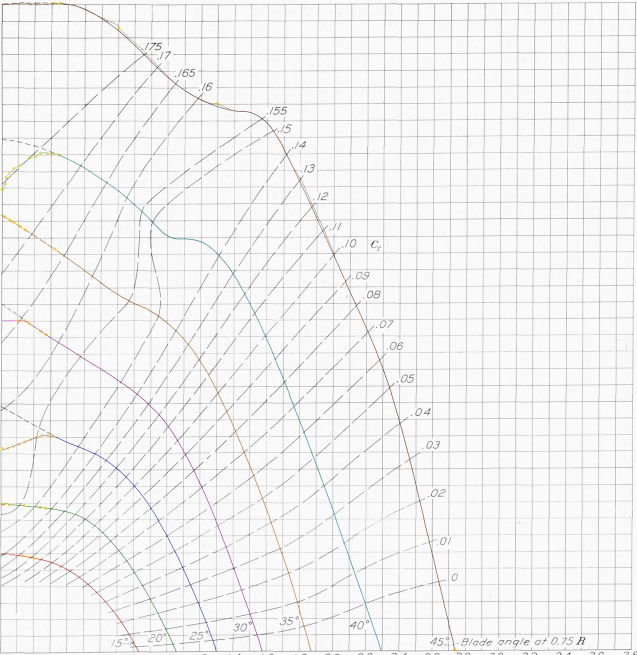
#> input picture validation/cases/naca_r640_5868_9_4blade/extraction/ov_f11_cp_3b.png, 1910 x 1965 px, given in place of pg9-000.png, which was not available (shown at 1/3 size)
$ python run_f8.py
#> lines starting #> are read from the running program, lines starting #| are printed output that depends on the picture; pictures that were not available may be replaced by others from this repository, and a replacement may not be noted
### validation/cases/naca_r640_5868_9_4blade/extraction/digilib.py
"""Small curve-tracing digitiser for scanned NACA charts (raster).

Workflow per figure: (1) find gridline pixel positions (long dark rows/cols),
(2) calibrate pixel->data from labelled gridlines, (3) trace each curve from a
seed point by following the dark ridge (gridlines suppressed), (4) overlay.
"""
import numpy as np
from PIL import Image, ImageDraw
from scipy import ndimage as ndi


def load_gray(path):
#> called with path = '../pg9-000.png'
    return np.array(Image.open(path).convert('L')).astype(float)


# [20 lines left out: function gridlines, not called in this run]


def darkness_map(gray, vlines=(), hlines=(), half=2, blur=1.0, atten=0.35):
    """Darkness 0..1 with gridlines blanked (so the tracker is not pulled along them)."""
    d = np.clip((235.0 - gray) / 170.0, 0, 1)
    d = ndi.gaussian_filter(d, blur)
    for x in vlines:
        xi = int(round(x)); d[:, max(0, xi - half):xi + half + 1] *= atten
    for y in hlines:
        yi = int(round(y)); d[max(0, yi - half):yi + half + 1, :] *= atten
    return d


def _sample(d, xs, ys):
    return ndi.map_coordinates(d, [ys, xs], order=1, mode='constant', cval=0.0)


# [47 lines left out: function trace, not called in this run]


class Axis:
    """Linear pixel->value map from two (pixel, value) pairs, optionally least squares over many."""
    # [5 lines left out: function __init__, not called in this run]

    def __call__(self, px):
        return self.k * np.asarray(px) + self.c

    def inv(self, v):
        return (np.asarray(v) - self.c) / self.k


# [38 lines left out: functions overlay, coord_crop, trace_both, not called in this run]


def line_maps(gray, thr=170, minlen=250):
    """Binary masks of long horizontal / vertical lines (morphological opening)."""
#> called with thr = 200, minlen = 120
    import cv2
    bw = (gray < thr).astype(np.uint8)
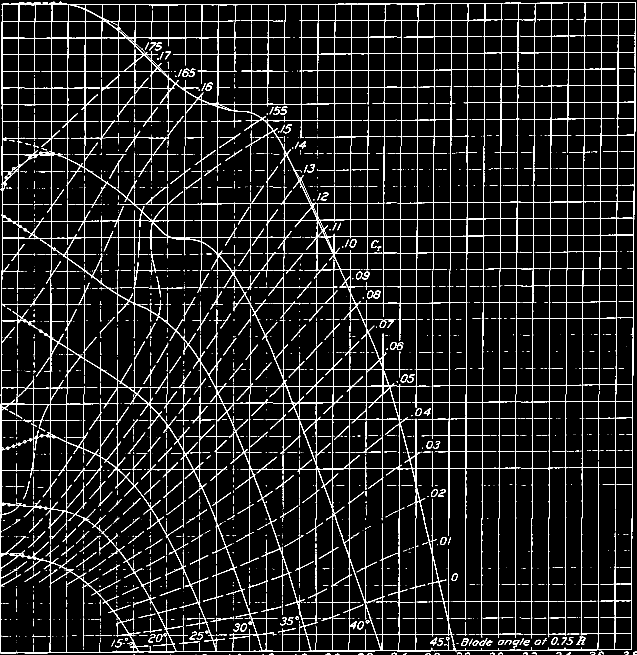
#> bw: shape (1965, 1910) (shown at 1/3 size); values 0 (black) and 1 (white), 6.5% white in thin lines or dots
    hk = cv2.getStructuringElement(cv2.MORPH_RECT, (minlen, 1))
    vk = cv2.getStructuringElement(cv2.MORPH_RECT, (1, minlen))
    return cv2.morphologyEx(bw, cv2.MORPH_OPEN, hk), cv2.morphologyEx(bw, cv2.MORPH_OPEN, vk)


def grid_positions(mask, axis, lo, hi, span_lo, span_hi, minfrac=0.5, merge=4):
    """Centres of long lines: axis 'h' -> rows within [lo,hi] whose mask covers > minfrac of columns span."""
    if axis == 'h':
        prof = mask[lo:hi, span_lo:span_hi].mean(1)
    else:
        prof = mask[span_lo:span_hi, lo:hi].mean(0)
    idx = np.where(prof > minfrac)[0]
    groups = []
    for i in idx:
        if groups and i - groups[-1][-1] <= merge:
            groups[-1].append(i)
        else:
            groups.append([i])
    return [lo + float(np.average(g, weights=prof[g])) for g in groups]


# [15 lines left out: function refine_cross, not called in this run]


class Affine:
    """data = A @ [px, py, 1]; fitted on refined gridline crossings."""
    # [7 lines left out: function __init__, not called in this run]

    def __call__(self, pts):
        pts = np.atleast_2d(pts)
        return np.column_stack([pts, np.ones(len(pts))]) @ self.A

    def inv(self, dat):
        dat = np.atleast_2d(dat)
        return np.column_stack([dat, np.ones(len(dat))]) @ self.Ai


# [34 lines left out: function guided_trace, not called in this run]

### validation/cases/naca_r640_5868_9_4blade/extraction/calib.py
import sys, numpy as np
from digilib import *
# [5 lines left out: function normalise, not called in this run]

def grids(page, box, thr=200, minlen=120, norm=False):
    g = load_gray('../pg%d-000.png' % page)
    gl = normalise(g) if norm else g
    H, V = line_maps(gl, thr=thr, minlen=minlen)
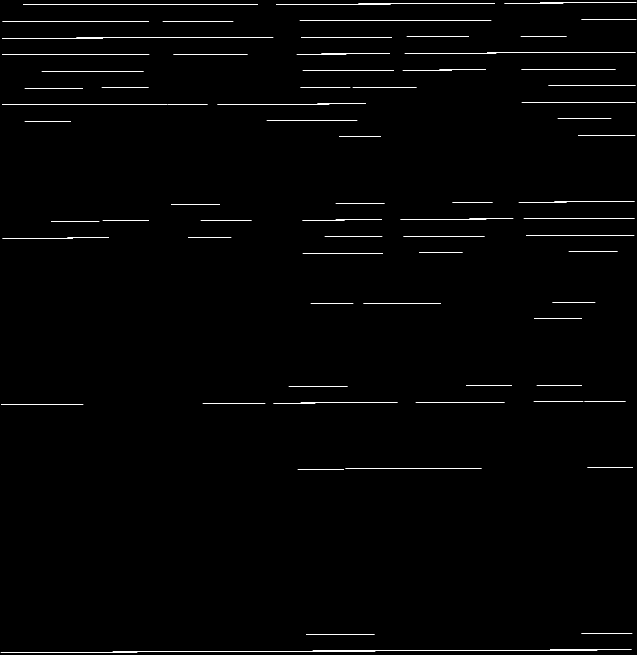
#> H: shape (1965, 1910) (shown at 1/3 size); values 0 (black) and 1 (white), 0.62% white in thin lines or dots
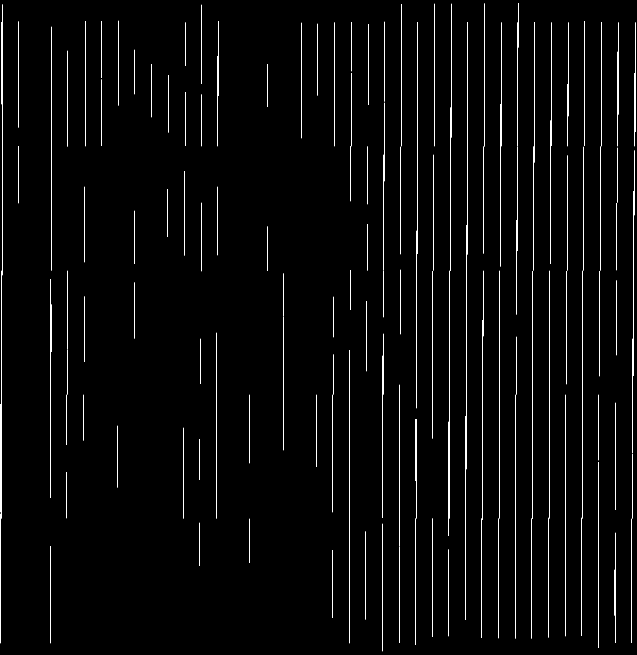
#> V: shape (1965, 1910) (shown at 1/3 size); values 0 (black) and 1 (white), 1.5% white in thin lines or dots
    x0, y0, x1, y1 = box
    vl = grid_positions(V, 'v', x0, x1, y0, y1, minfrac=0.4)
#> in grid_positions, `idx = np.where(prof > minfrac)[0]`: idx = empty array
#> after the loop in grid_positions, `for i in idx:`: groups = []
#> vl = []
    hl = grid_positions(H, 'h', y0, y1, x0, x1, minfrac=0.4)
#> hl = []
    return (gl if norm else g), vl, hl
# [5 lines that do not run on import are left out]


# [40 lines left out: functions lattice, grids2, not called in this run]

### validation/cases/naca_r640_5868_9_4blade/extraction/figdig.py
"""Generic per-figure digitiser for the NACA R-640 performance charts (CT, CP, eta vs V/nD)."""
import json, numpy as np
from digilib import *
from calib import grids, grids2
from scipy import ndimage as ndi

COLS = [(255, 0, 0), (0, 150, 0), (0, 0, 255), (200, 0, 200), (255, 128, 0), (0, 170, 170), (120, 60, 0)]


# [84 lines left out: functions trace_curve, dash_mask, digitize, not called in this run]


def auto_seeds(page, gbox, y, x0, x1, thr=150, vthr=200, axis='h', norm=False):
    """Curve crossings of row y (axis 'h') or column (axis 'v', y = column x, x0..x1 = rows)."""
    g, vl, hl = grids(page, gbox, thr=vthr, norm=norm)
#> vl = []; hl = []
    d = darkness_map(g, vl, hl, atten=0.0)
#> in darkness_map, `d = np.clip((235.0 - gray) / 170.0, 0, 1)`:
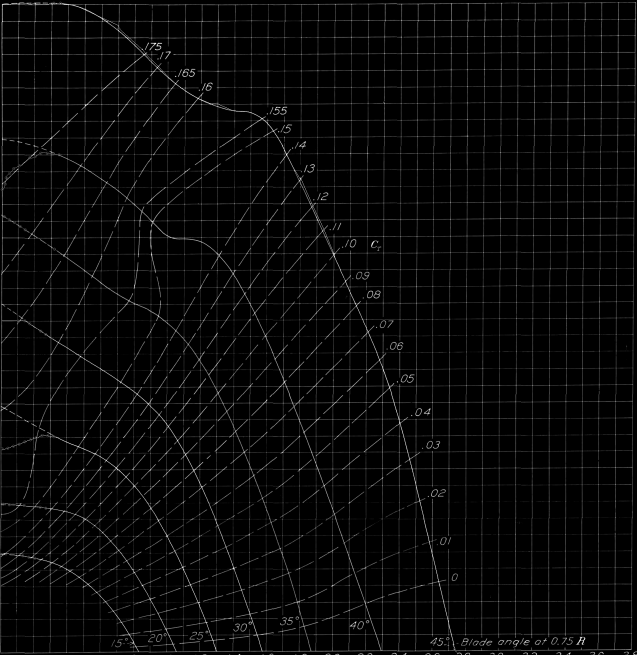
#> d: shape (1965, 1910) float64 (shown at 1/3 size); min 0, max 1, mean 0.0317
    if axis == 'h':
        prof = d[int(y) - 1:int(y) + 2, x0:x1].mean(0)
    else:
        prof = d[x0:x1, int(y) - 1:int(y) + 2].mean(1)
    on = prof > 0.3
    runs, i = [], 0
    while i < len(on):
        if on[i]:
            j = i
            while j < len(on) and on[j]: j += 1
            runs.append((x0 + (i + j - 1) / 2.0, j - i)); i = j
        else:
            i += 1
#> after the loop, i = 1650; runs = []
    return runs


# [26 lines left out: functions row_peaks, probe, extend_left, not called in this run]

### validation/cases/naca_r640_5868_9_4blade/extraction/run_f8.py
from figdig import *
B = (246, 1995, 2170, 3030)
runs = auto_seeds(9, B, 2921, 260, 2160)
#> runs = []
#> (the run stopped early here; a loop or call above may not have finished)

$ run again, on validation/cases/naca_r640_5868_9_4blade/extraction/ov_f6_cp_2b.png
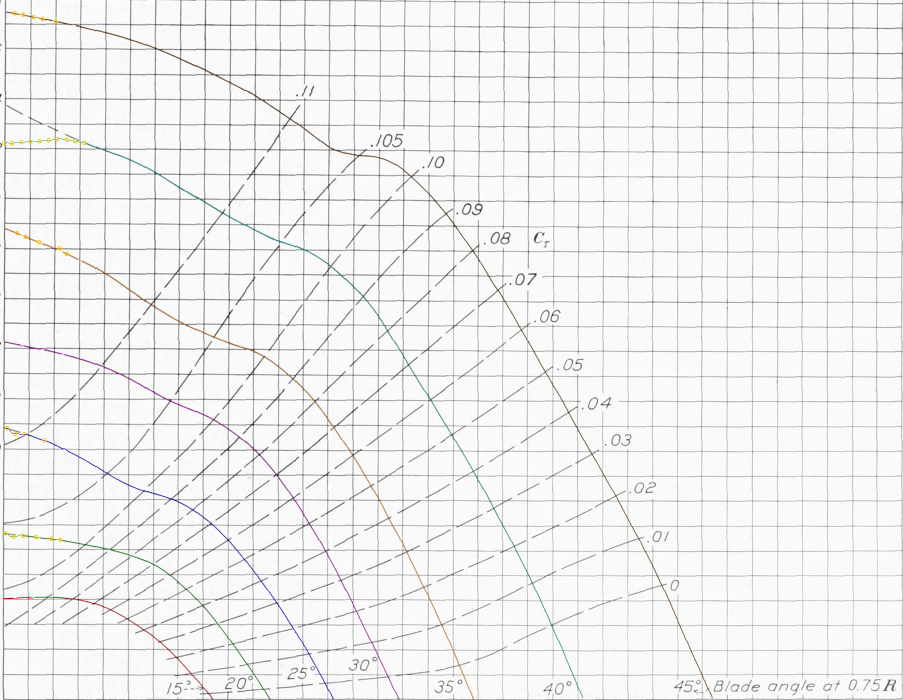
#> input picture validation/cases/naca_r640_5868_9_4blade/extraction/ov_f6_cp_2b.png, 1805 x 1400 px, given in place of pg9-000.png, which was not available (shown at 1/2 size)
#> in line_maps, `bw = (gray < thr).astype(np.uint8)`:
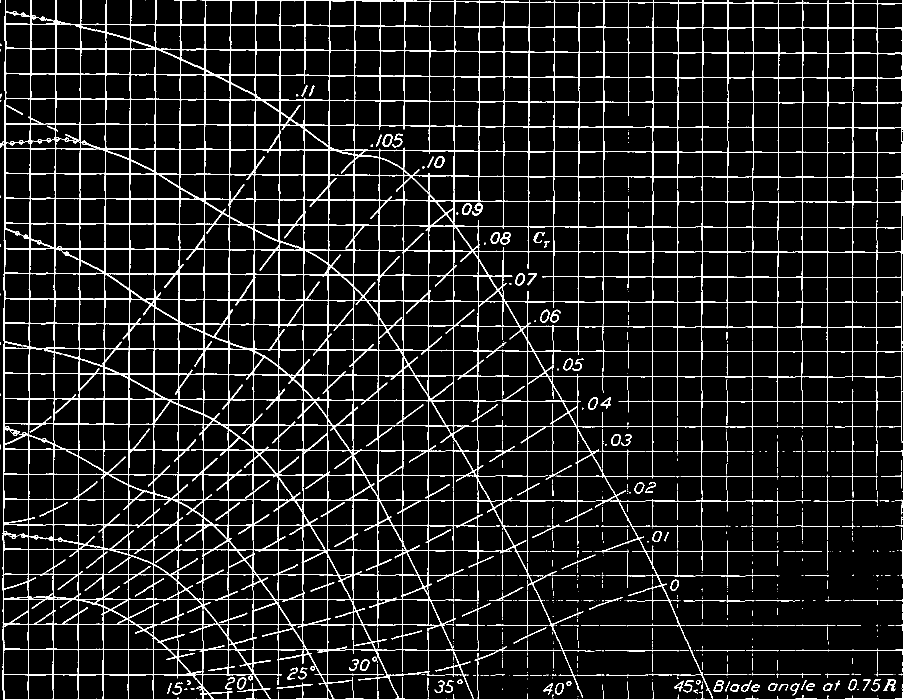
#> bw: shape (1400, 1805) (shown at 1/2 size); values 0 (black) and 1 (white), 8.9% white in thin lines or dots
#> H: shape (1400, 1805); values 0 (black) and 1 (white), 1.8% white in thin lines or dots
#> V: shape (1400, 1805); values 0 (black) and 1 (white), 1.4% white in thin lines or dots
#> idx = empty array
#> after the loop in grid_positions, `for i in idx:`: groups = []
#> in darkness_map, `d = np.clip((235.0 - gray) / 170.0, 0, 1)`:
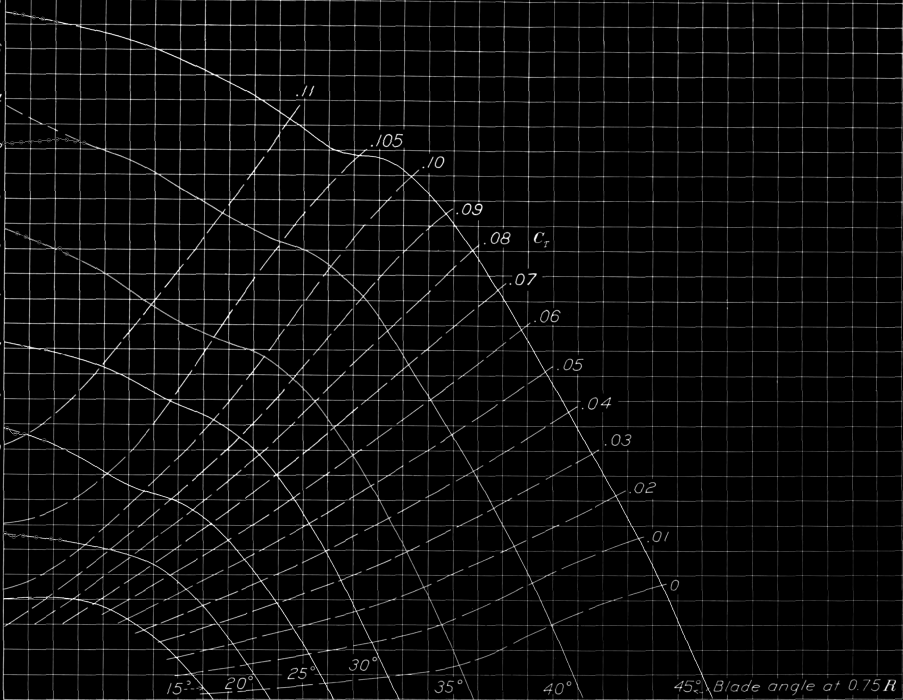
#> d: shape (1400, 1805) float64 (shown at 1/2 size); min 0, max 1, mean 0.0437
#> after the loop in auto_seeds, `while i < len(on):`: i = 1545; runs = []

$ run again, on validation/cases/naca_r640_5868_9_4blade/extraction/ov_f8_ct_2b.png
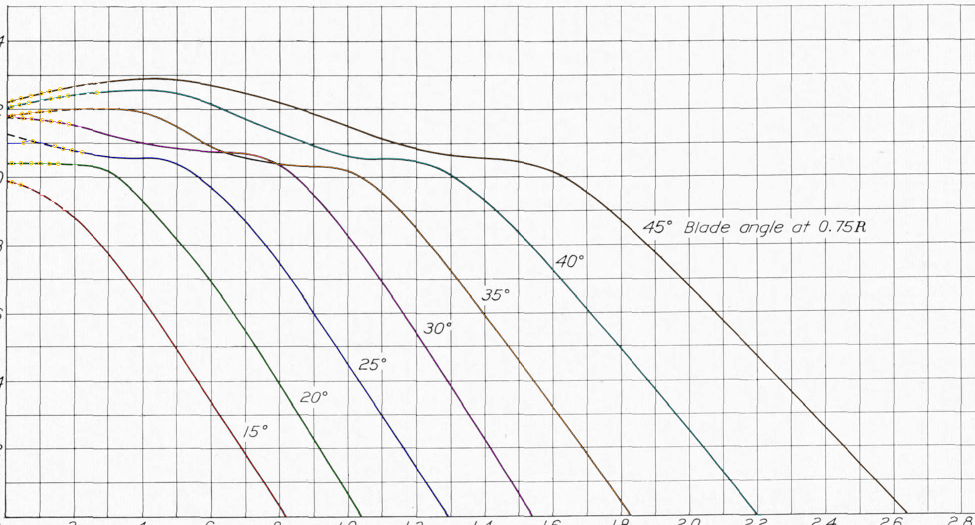
#> input picture validation/cases/naca_r640_5868_9_4blade/extraction/ov_f8_ct_2b.png, 1950 x 1050 px, given in place of pg9-000.png, which was not available (shown at 1/2 size)
#> in line_maps, `bw = (gray < thr).astype(np.uint8)`:
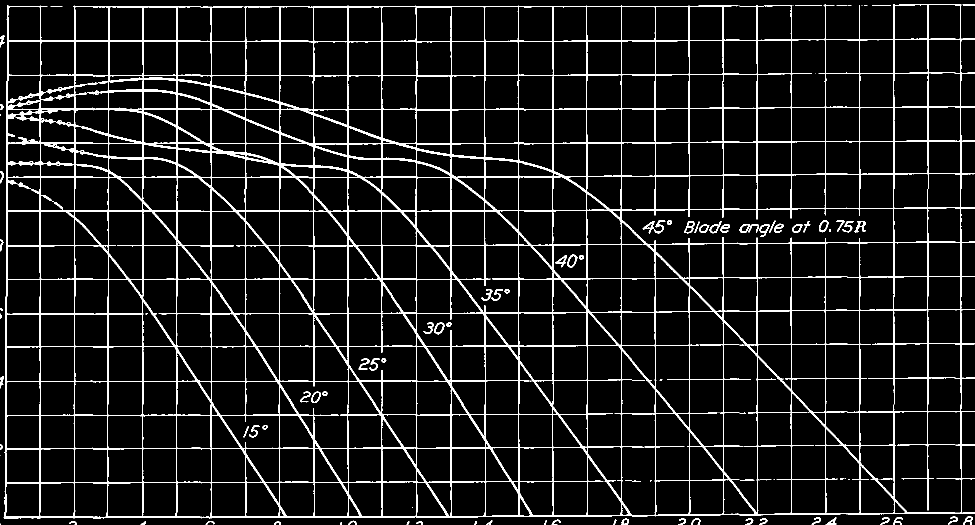
#> bw: shape (1050, 1950) (shown at 1/2 size); values 0 (black) and 1 (white), 7.9% white in thin lines or dots
#> H: shape (1050, 1950); values 0 (black) and 1 (white), 2% white in thin lines or dots
#> V: shape (1050, 1950); values 0 (black) and 1 (white), 2.1% white in thin lines or dots
#> idx = empty array
#> after the loop in grid_positions, `for i in idx:`: groups = []
#> in darkness_map, `d = np.clip((235.0 - gray) / 170.0, 0, 1)`:
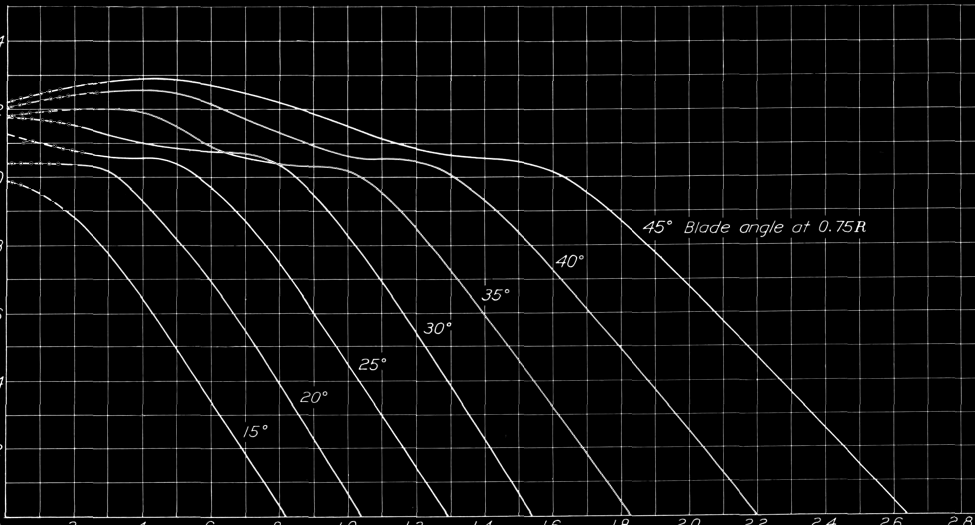
#> d: shape (1050, 1950) float64 (shown at 1/2 size); min 0, max 1, mean 0.0434
#> after the loop in auto_seeds, `while i < len(on):`: i = 1690; runs = []

$ run again, on validation/cases/naca_r640_5868_9_4blade/extraction/ov_f9_ct_3b.png
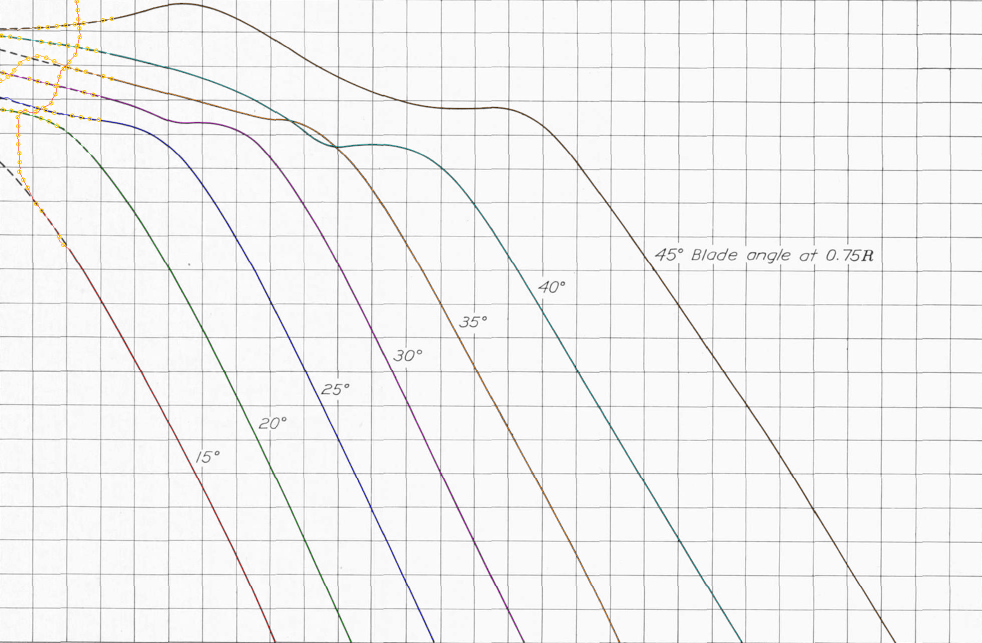
#> input picture validation/cases/naca_r640_5868_9_4blade/extraction/ov_f9_ct_3b.png, 1963 x 1286 px, given in place of pg9-000.png, which was not available (shown at 1/2 size)
#> in line_maps, `bw = (gray < thr).astype(np.uint8)`:
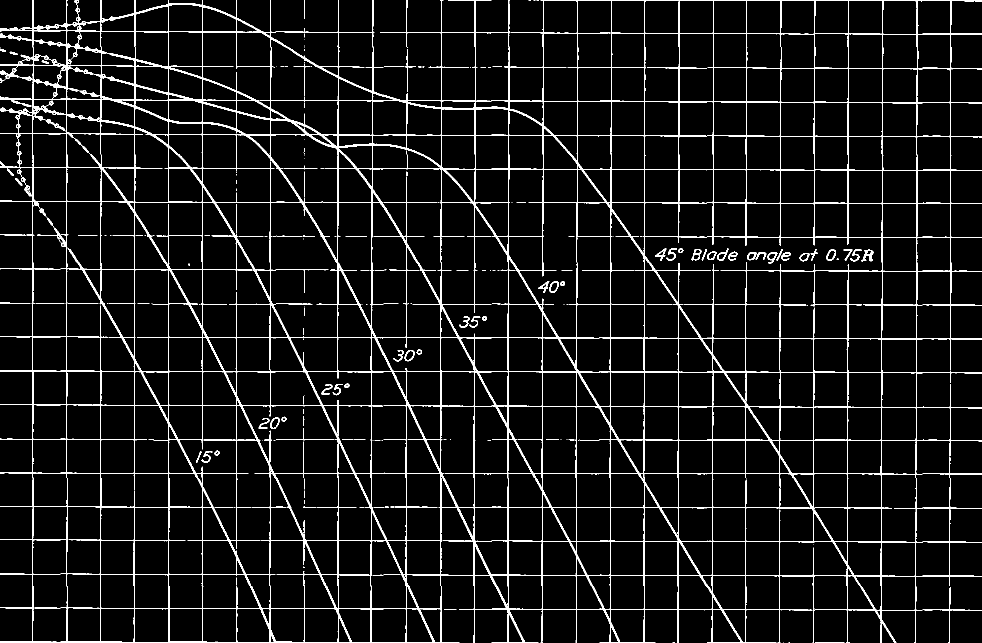
#> bw: shape (1286, 1963) (shown at 1/2 size); values 0 (black) and 1 (white), 6.5% white in thin lines or dots
#> H: shape (1286, 1963); values 0 (black) and 1 (white), 1.2% white in thin lines or dots
#> V: shape (1286, 1963); values 0 (black) and 1 (white), 1.4% white in thin lines or dots
#> idx = empty array
#> after the loop in grid_positions, `for i in idx:`: groups = []
#> in darkness_map, `d = np.clip((235.0 - gray) / 170.0, 0, 1)`:
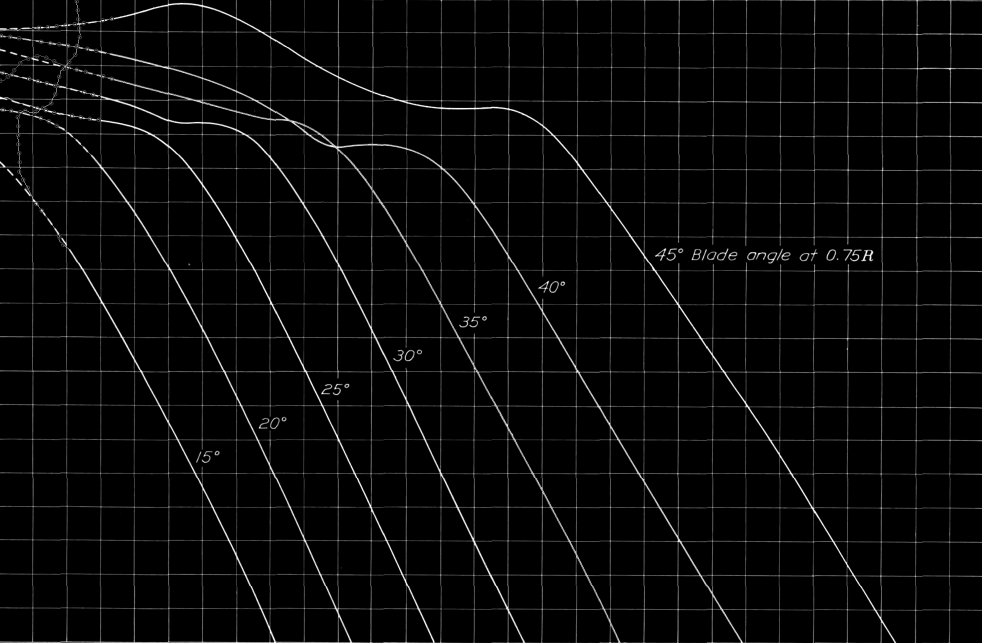
#> d: shape (1286, 1963) float64 (shown at 1/2 size); min 0, max 1, mean 0.0322
#> after the loop in auto_seeds, `while i < len(on):`: i = 1703; runs = []
